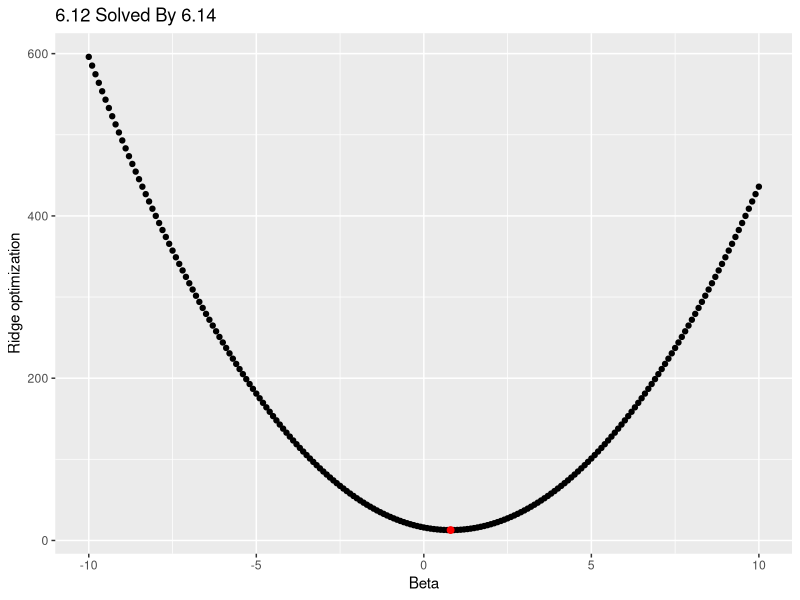
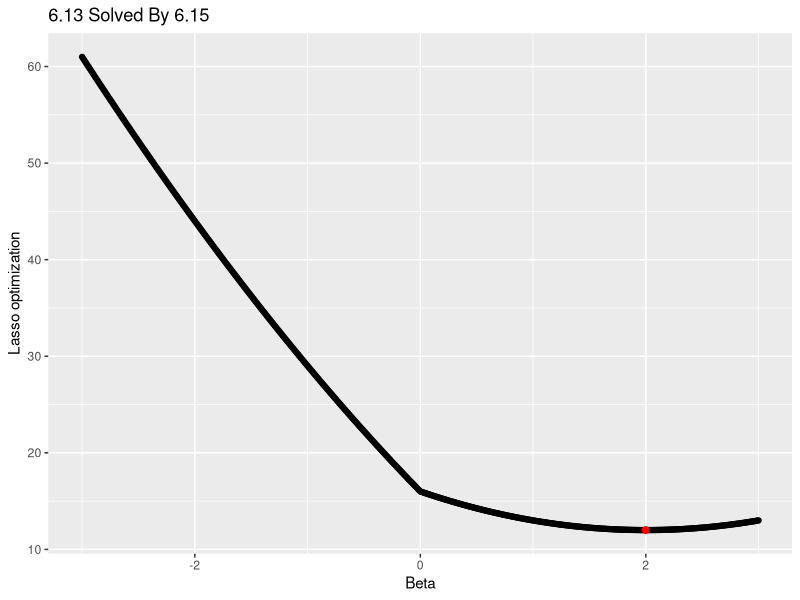

Generate these figures, in order, with R:
# Thomas Meagher HW3 Q2
# Section 6.8, page 261, question 6 

# a
y <- 4
lambda <- 4
betas <- seq(-10, 10, 0.1)
func <- ((y - betas)^2) + (lambda * (betas^2))
est_beta <- y / (1 + lambda)
est_func <- ((y - est_beta)^2) + (lambda * (est_beta^2))

library(ggplot2)
ggplot() +
  geom_point(aes(x = betas, y = func)) + 
  geom_point(aes(x = est_beta, y = est_func), colour = "red", size = 2) +
  xlab("Beta") +
  ylab("Ridge optimization") +
  labs(title = "6.12 Solved By 6.14")

# b
y = 4
lambda = 4
betas = seq(-3, 3, 0.01)
func = ((y - betas)^2) + (lambda * abs(betas))
est_beta = y - lambda/2
est_func = ((y - est_beta)^2) + (lambda * abs(est_beta))

ggplot() +
  geom_point(aes(x = betas, y = func)) + 
  geom_point(aes(x = est_beta, y = est_func), colour = "red", size = 2) +
  xlab("Beta") +
  ylab("Lasso optimization") +
  labs(title = "6.13 Solved By 6.15")
